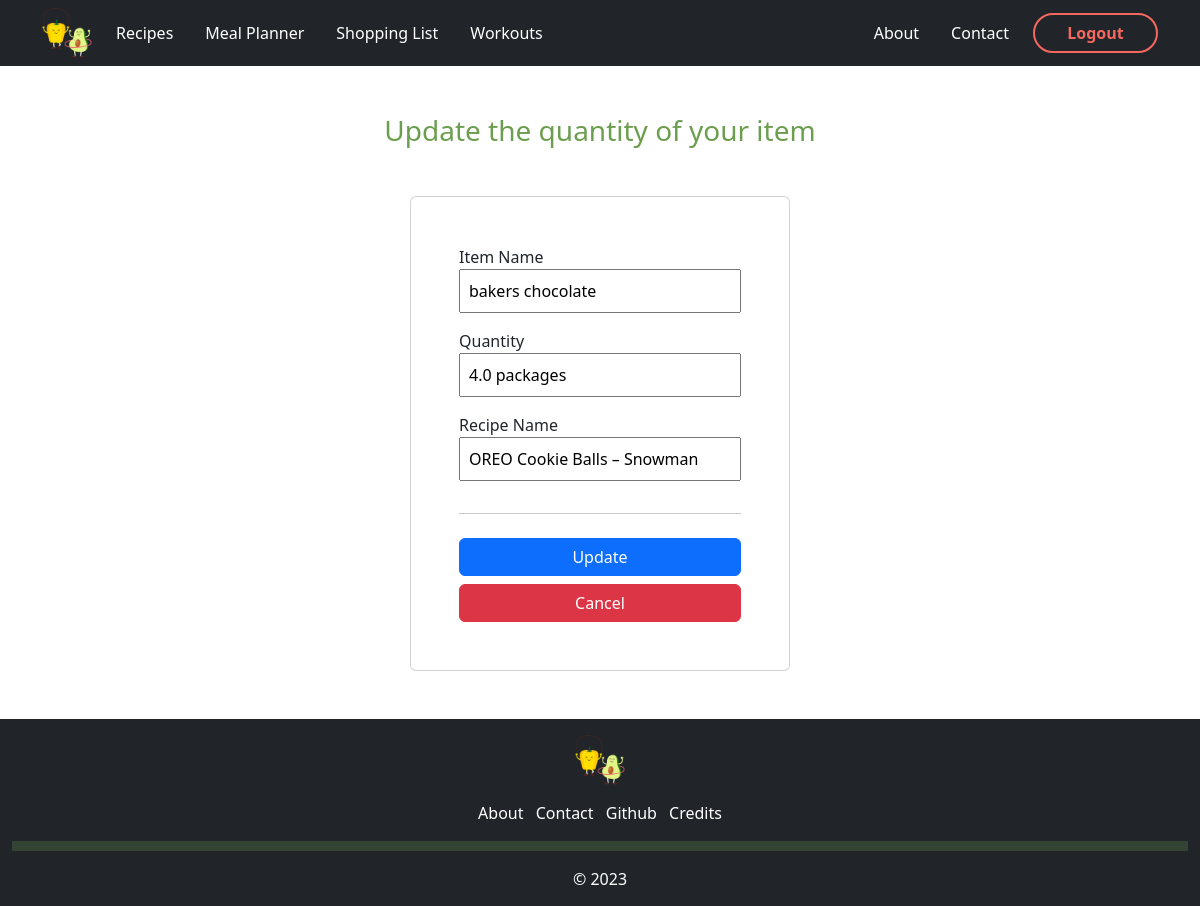
/updateQuan/47 (signed in), run on the app's committed database.
### app/models.py (models this page shows, shortened)
class ShoppingList(db.Model):
    item_id = db.Column(db.Integer, nullable = False, primary_key = True)
    user_id = db.Column(db.Integer, db.ForeignKey('user.id'), nullable=False)
    name = db.Column(db.String(255), nullable = False)
    quantity = db.Column(db.String, nullable = False)
    date_added = db.Column(db.DateTime, nullable = False, default = datetime.utcnow)
    recipe_name = db.Column(db.String, nullable = True)

### app/routes.py (the view)
@app.route('/updateQuan/<int:itemnumber>', methods=["GET", "POST"])
@login_required
def updateQuan(itemnumber):
    item = ShoppingList.query.get_or_404(itemnumber)
    if item.user_id != current_user.id:
        return redirect(url_for('home'))
    if request.method == 'POST':
        item.name = request.form['name']
        item.quantity = request.form['quantity']
        item.recipe_name = request.form['recipe']
        db.session.commit()
        return redirect(url_for('shopping'))
    else:
        return render_template("upQuan.html", title = "Update Item Quantity", css_file = 'shopping.css', item=item)

### app/models.py (called while the page is built)
@login_manager.user_loader
def load_user(user_id):
    return User.query.get(user_id)

### app/templates/upQuan.html
{% extends "base.html" %}
{% block content %}
<div class="container-sm">
    <div class="text-center my-5 green-font">
        <h3>Update the quantity of your item</h3>
    </div>
    <div class="row mb-5 justify-content-around">
        <div class="card col-xl-4 col-lg-5 col-md-6 col-sm-8 col-11 p-5">
            <form action="/updateQuan/{{item.item_id}}" method="POST">
                <fieldset>Item Name</fieldset>
                <input type="text" name="name" id="content" class="col-12 mb-3 p-2" value="{{item.name}}">
                <fieldset>Quantity</fieldset>
                <input type="text" name="quantity" class="col-12 mb-3 p-2" value="{{item.quantity}}">
                <fieldset>Recipe Name</fieldset>
                <input type="text" name="recipe" class="col-12 mb-3 p-2" value="{{item.recipe_name}}">
                <hr>
                <input type="submit" class="btn btn-primary my-2 w-100 btn-block " value="Update">
            </form>
            <a class="btn btn-danger" href="{{url_for('shopping')}}">Cancel</a>
        </div>
    </div>
</div>
{% endblock %}

### app/static/css/shopping.css (style rules this page uses)
.green-font { color: #6C9E4F }

### data on the page
ShoppingList: name "bakers chocolate", quantity "4.0 packages", recipe "OREO Cookie Balls – Snowman"
